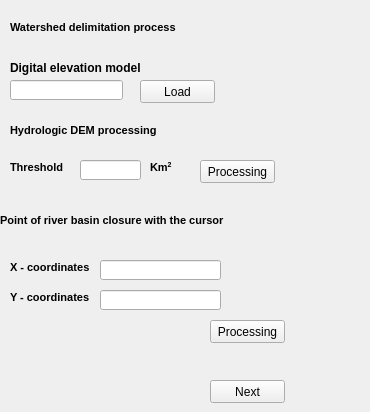
         <widget class="QWidget" name="Delimitacion_Cuenca">
          <widget class="QLabel" name="label_4">
           <property name="geometry">
            <rect>
             <x>10</x>
             <y>20</y>
             <width>351</width>
             <height>16</height>
            </rect>
           </property>
           <property name="font">
            <font>
             <pointsize>8</pointsize>
             <weight>75</weight>
             <bold>true</bold>
            </font>
           </property>
           <property name="text">
            <string>&lt;html&gt;&lt;head/&gt;&lt;body&gt;&lt;p&gt;Watershed delimitation process&lt;/p&gt;&lt;/body&gt;&lt;/html&gt;</string>
           </property>
          </widget>
          <widget class="QLabel" name="label_5">
           <property name="geometry">
            <rect>
             <x>10</x>
             <y>60</y>
             <width>131</width>
             <height>16</height>
            </rect>
           </property>
           <property name="text">
            <string>&lt;html&gt;&lt;head/&gt;&lt;body&gt;&lt;p&gt;&lt;span style=&quot; font-weight:600;&quot;&gt;Digital elevation model&lt;/span&gt;&lt;/p&gt;&lt;/body&gt;&lt;/html&gt;</string>
           </property>
          </widget>
          <widget class="QPushButton" name="Button_Load_Dem">
           <property name="geometry">
            <rect>
             <x>140</x>
             <y>80</y>
             <width>75</width>
             <height>23</height>
            </rect>
           </property>
           <property name="text">
            <string>Load</string>
           </property>
          </widget>
          <widget class="QLineEdit" name="Path_Dem">
           <property name="geometry">
            <rect>
             <x>10</x>
             <y>80</y>
             <width>113</width>
             <height>20</height>
            </rect>
           </property>
          </widget>
          <widget class="QLabel" name="label_6">
           <property name="geometry">
            <rect>
             <x>10</x>
             <y>110</y>
             <width>161</width>
             <height>41</height>
            </rect>
           </property>
           <property name="font">
            <font>
             <pointsize>8</pointsize>
             <weight>75</weight>
             <bold>true</bold>
            </font>
           </property>
           <property name="text">
            <string>&lt;html&gt;&lt;head/&gt;&lt;body&gt;&lt;p&gt;Hydrologic DEM processing&lt;/p&gt;&lt;/body&gt;&lt;/html&gt;</string>
           </property>
          </widget>
          <widget class="QPushButton" name="Button_Run_Dem">
           <property name="geometry">
            <rect>
             <x>200</x>
             <y>160</y>
             <width>75</width>
             <height>23</height>
            </rect>
           </property>
           <property name="text">
            <string>Processing</string>
           </property>
          </widget>
          <widget class="QLabel" name="label_8">
           <property name="geometry">
            <rect>
             <x>0</x>
             <y>200</y>
             <width>341</width>
             <height>41</height>
            </rect>
           </property>
           <property name="font">
            <font>
             <pointsize>8</pointsize>
             <weight>75</weight>
             <bold>true</bold>
            </font>
           </property>
           <property name="text">
            <string>&lt;html&gt;&lt;head/&gt;&lt;body&gt;&lt;p&gt;Point of river basin closure with the cursor&lt;/p&gt;&lt;/body&gt;&lt;/html&gt;</string>
           </property>
          </widget>
          <widget class="QLabel" name="label_7">
           <property name="geometry">
            <rect>
             <x>10</x>
             <y>260</y>
             <width>101</width>
             <height>16</height>
            </rect>
           </property>
           <property name="text">
            <string>&lt;html&gt;&lt;head/&gt;&lt;body&gt;&lt;p&gt;&lt;span style=&quot; font-size:8pt; font-weight:600;&quot;&gt;X - coordinates&lt;/span&gt;&lt;/p&gt;&lt;/body&gt;&lt;/html&gt;</string>
           </property>
          </widget>
          <widget class="QLabel" name="label_9">
           <property name="geometry">
            <rect>
             <x>10</x>
             <y>290</y>
             <width>101</width>
             <height>16</height>
            </rect>
           </property>
           <property name="text">
            <string>&lt;html&gt;&lt;head/&gt;&lt;body&gt;&lt;p&gt;&lt;span style=&quot; font-size:8pt; font-weight:600;&quot;&gt;Y - coordinates&lt;/span&gt;&lt;/p&gt;&lt;/body&gt;&lt;/html&gt;</string>
           </property>
          </widget>
          <widget class="QLineEdit" name="X_coor">
           <property name="geometry">
            <rect>
             <x>100</x>
             <y>260</y>
             <width>121</width>
             <height>20</height>
            </rect>
           </property>
          </widget>
          <widget class="QLineEdit" name="Y_coor">
           <property name="geometry">
            <rect>
             <x>100</x>
             <y>290</y>
             <width>121</width>
             <height>20</height>
            </rect>
           </property>
          </widget>
          <widget class="QPushButton" name="Button_Run_Basin">
           <property name="geometry">
            <rect>
             <x>210</x>
             <y>320</y>
             <width>75</width>
             <height>23</height>
            </rect>
           </property>
           <property name="text">
            <string>Processing</string>
           </property>
          </widget>
          <widget class="QLineEdit" name="Threshold">
           <property name="geometry">
            <rect>
             <x>80</x>
             <y>160</y>
             <width>61</width>
             <height>20</height>
            </rect>
           </property>
          </widget>
          <widget class="QLabel" name="label_10">
           <property name="geometry">
            <rect>
             <x>10</x>
             <y>160</y>
             <width>71</width>
             <height>16</height>
            </rect>
           </property>
           <property name="text">
            <string>&lt;html&gt;&lt;head/&gt;&lt;body&gt;&lt;p&gt;&lt;span style=&quot; font-size:8pt; font-weight:600;&quot;&gt;Threshold&lt;/span&gt;&lt;/p&gt;&lt;/body&gt;&lt;/html&gt;</string>
           </property>
          </widget>
          <widget class="QLabel" name="label_11">
           <property name="geometry">
            <rect>
             <x>150</x>
             <y>160</y>
             <width>41</width>
             <height>16</height>
            </rect>
           </property>
           <property name="text">
            <string>&lt;html&gt;&lt;head/&gt;&lt;body&gt;&lt;p&gt;&lt;span style=&quot; font-size:8pt; font-weight:600;&quot;&gt;Km&lt;/span&gt;&lt;span style=&quot; font-size:8pt; font-weight:600; vertical-align:super;&quot;&gt;2&lt;/span&gt;&lt;/p&gt;&lt;/body&gt;&lt;/html&gt;</string>
           </property>
          </widget>
          <widget class="QPushButton" name="Button_Step_2">
           <property name="geometry">
            <rect>
             <x>210</x>
             <y>380</y>
             <width>75</width>
             <height>23</height>
            </rect>
           </property>
           <property name="text">
            <string>Next</string>
           </property>
          </widget>
         </widget>
